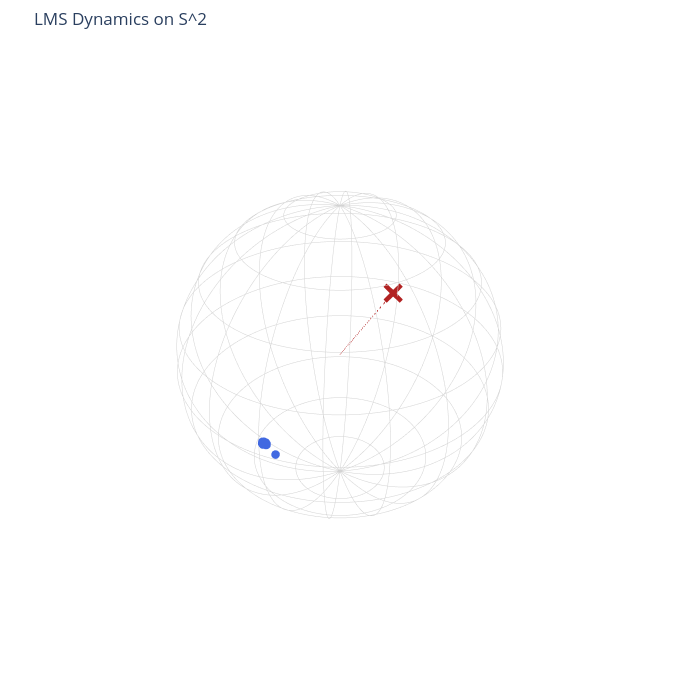

Notebook code for this chart:
### Markdown cell above
Below I’ll give you modular PyTorch functions for:

* Real Möbius map ($M_w(x)$) on ball / sphere
* Kuramoto-on-sphere order parameter and vector field
* Reduced hyperbolic ($w$)-dynamics (both via Möbius and via autograd gradient)
* Simple simulation + Plotly visualization hooks for 2D (disk/$S^1$) and 3D (ball/$S^2$)

Everything is real-valued, dot-product based, and autograd-friendly.

# 1. Core math building blocks (PyTorch)

### Code cell
%cd /Users/adamsobieszek/pitch/pitch-website/public/notebooks/kuramoto/LMSSPP/src
from lmsspp import (
    random_points_on_sphere, integrate_w_euler, make_sphere_figure, reconstruct_sphere_trajectory
)
import torch

p3 = random_points_on_sphere(640, 3)
a = torch.ones(640)
res = integrate_w_euler(torch.zeros(3), p3, a, dt=1e-3, steps=300)
x_traj = reconstruct_sphere_trajectory(res.trajectory, p3)
fig = make_sphere_figure(x_traj[-1], w_t=res.trajectory[-1], w_path=res.trajectory)
fig.show()

### Figure 1 — Plotly figure (JSON) as saved in the notebook; plotly's stock layout.template omitted (floating-point values rounded to 4 significant figures; data arrays with more than 128 entries replaced by an {"elided": "..."} marker saying what was removed)
{"data": [{"hoverinfo": "skip", "line": {"color": "lightgrey", "width": 1}, "mode": "lines", "showlegend": false, "type": "scatter3d", "x": {"elided": "200 float values"}, "y": {"elided": "200 float values"}, "z": {"elided": "200 float values"}}, {"hoverinfo": "skip", "line": {"color": "lightgrey", "width": 1}, "mode": "lines", "showlegend": false, "type": "scatter3d", "x": {"elided": "200 float values"}, "y": {"elided": "200 float values"}, "z": {"elided": "200 float values"}}, {"hoverinfo": "skip", "line": {"color": "lightgrey", "width": 1}, "mode": "lines", "showlegend": false, "type": "scatter3d", "x": {"elided": "200 float values"}, "y": {"elided": "200 float values"}, "z": {"elided": "200 float values"}}, {"hoverinfo": "skip", "line": {"color": "lightgrey", "width": 1}, "mode": "lines", "showlegend": false, "type": "scatter3d", "x": {"elided": "200 float values"}, "y": {"elided": "200 float values"}, "z": {"elided": "200 float values"}}, {"hoverinfo": "skip", "line": {"color": "lightgrey", "width": 1}, "mode": "lines", "showlegend": false, "type": "scatter3d", "x": {"elided": "200 float values"}, "y": {"elided": "200 float values"}, "z": {"elided": "200 int values"}}, {"hoverinfo": "skip", "line": {"color": "lightgrey", "width": 1}, "mode": "lines", "showlegend": false, "type": "scatter3d", "x": {"elided": "200 float values"}, "y": {"elided": "200 float values"}, "z": {"elided": "200 float values"}}, {"hoverinfo": "skip", "line": {"color": "lightgrey", "width": 1}, "mode": "lines", "showlegend": false, "type": "scatter3d", "x": {"elided": "200 float values"}, "y": {"elided": "200 float values"}, "z": {"elided": "200 float values"}}, {"hoverinfo": "skip", "line": {"color": "lightgrey", "width": 1}, "mode": "lines", "showlegend": false, "type": "scatter3d", "x": {"elided": "200 float values"}, "y": {"elided": "200 float values"}, "z": {"elided": "200 float values"}}, {"hoverinfo": "skip", "line": {"color": "lightgrey", "width": 1}, "mode": "lines", "showlegend": false, "type": "scatter3d", "x": {"elided": "200 float values"}, "y": {"elided": "200 float values"}, "z": {"elided": "200 float values"}}, {"hoverinfo": "skip", "line": {"color": "lightgrey", "width": 1}, "mode": "lines", "showlegend": false, "type": "scatter3d", "x": {"elided": "200 float values"}, "y": {"elided": "200 int values"}, "z": {"elided": "200 float values"}}, {"hoverinfo": "skip", "line": {"color": "lightgrey", "width": 1}, "mode": "lines", "showlegend": false, "type": "scatter3d", "x": {"elided": "200 float values"}, "y": {"elided": "200 float values"}, "z": {"elided": "200 float values"}}, {"hoverinfo": "skip", "line": {"color": "lightgrey", "width": 1}, "mode": "lines", "showlegend": false, "type": "scatter3d", "x": {"elided": "200 float values"}, "y": {"elided": "200 float values"}, "z": {"elided": "200 float values"}}, {"hoverinfo": "skip", "line": {"color": "lightgrey", "width": 1}, "mode": "lines", "showlegend": false, "type": "scatter3d", "x": {"elided": "200 float values"}, "y": {"elided": "200 float values"}, "z": {"elided": "200 float values"}}, {"hoverinfo": "skip", "line": {"color": "lightgrey", "width": 1}, "mode": "lines", "showlegend": false, "type": "scatter3d", "x": {"elided": "200 float values"}, "y": {"elided": "200 float values"}, "z": {"elided": "200 float values"}}, {"hoverinfo": "skip", "line": {"color": "lightgrey", "width": 1}, "mode": "lines", "showlegend": false, "type": "scatter3d", "x": {"elided": "200 float values"}, "y": {"elided": "200 float values"}, "z": {"elided": "200 float values"}}, {"hoverinfo": "skip", "line": {"color": "lightgrey", "width": 1}, "mode": "lines", "showlegend": false, "type": "scatter3d", "x": {"elided": "200 float values"}, "y": {"elided": "200 float values"}, "z": {"elided": "200 float values"}}, {"hoverinfo": "skip", "line": {"color": "lightgrey", "width": 1}, "mode": "lines", "showlegend": false, "type": "scatter3d", "x": {"elided": "200 float values"}, "y": {"elided": "200 float values"}, "z": {"elided": "200 float values"}}, {"hoverinfo": "skip", "line": {"color": "lightgrey", "width": 1}, "mode": "lines", "showlegend": false, "type": "scatter3d", "x": {"elided": "200 float values"}, "y": {"elided": "200 float values"}, "z": {"elided": "200 float values"}}, {"hoverinfo": "skip", "line": {"color": "lightgrey", "width": 1}, "mode": "lines", "showlegend": false, "type": "scatter3d", "x": {"elided": "200 float values"}, "y": {"elided": "200 float values"}, "z": {"elided": "200 float values"}}, {"hoverinfo": "skip", "line": {"color": "lightgrey", "width": 1}, "mode": "lines", "showlegend": false, "type": "scatter3d", "x": {"elided": "200 float values"}, "y": {"elided": "200 float values"}, "z": {"elided": "200 float values"}}, {"hoverinfo": "skip", "line": {"color": "lightgrey", "width": 1}, "mode": "lines", "showlegend": false, "type": "scatter3d", "x": {"elided": "200 float values"}, "y": {"elided": "200 float values"}, "z": {"elided": "200 float values"}}, {"hoverinfo": "skip", "line": {"color": "lightgrey", "width": 1}, "mode": "lines", "showlegend": false, "type": "scatter3d", "x": {"elided": "200 float values"}, "y": {"elided": "200 float values"}, "z": {"elided": "200 float values"}}, {"hoverinfo": "skip", "line": {"color": "lightgrey", "width": 1}, "mode": "lines", "showlegend": false, "type": "scatter3d", "x": {"elided": "200 float values"}, "y": {"elided": "200 float values"}, "z": {"elided": "200 float values"}}, {"hoverinfo": "skip", "line": {"color": "lightgrey", "width": 1}, "mode": "lines", "showlegend": false, "type": "scatter3d", "x": {"elided": "200 float values"}, "y": {"elided": "200 float values"}, "z": {"elided": "200 float values"}}, {"hoverinfo": "skip", "line": {"color": "lightgrey", "width": 1}, "mode": "lines", "showlegend": false, "type": "scatter3d", "x": {"elided": "200 float values"}, "y": {"elided": "200 float values"}, "z": {"elided": "200 float values"}}, {"hoverinfo": "skip", "line": {"color": "lightgrey", "width": 1}, "mode": "lines", "showlegend": false, "type": "scatter3d", "x": {"elided": "200 float values"}, "y": {"elided": "200 float values"}, "z": {"elided": "200 float values"}}, {"hoverinfo": "skip", "line": {"color": "lightgrey", "width": 1}, "mode": "lines", "showlegend": false, "type": "scatter3d", "x": {"elided": "200 float values"}, "y": {"elided": "200 float values"}, "z": {"elided": "200 float values"}}, {"marker": {"color": "royalblue", "size": 5}, "mode": "markers", "name": "x_i(t)", "type": "scatter3d", "x": {"elided": "640 float values"}, "y": {"elided": "640 float values"}, "z": {"elided": "640 float values"}}, {"line": {"color": "firebrick", "dash": "dot", "width": 2}, "mode": "lines", "name": "w path", "type": "scatter3d", "x": {"elided": "301 float values"}, "y": {"elided": "301 float values"}, "z": {"elided": "301 float values"}}, {"marker": {"color": "firebrick", "size": 7, "symbol": "x"}, "mode": "markers", "name": "w(t)", "type": "scatter3d", "x": [-0.9229], "y": [-0.3718], "z": [-0.08982]}], "layout": {"height": 680, "margin": {"b": 20, "l": 20, "r": 20, "t": 50}, "scene": {"aspectmode": "data", "xaxis": {"visible": false}, "yaxis": {"visible": false}, "zaxis": {"visible": false}}, "showlegend": false, "title": {"text": "LMS Dynamics on S^2"}, "width": 680}}
